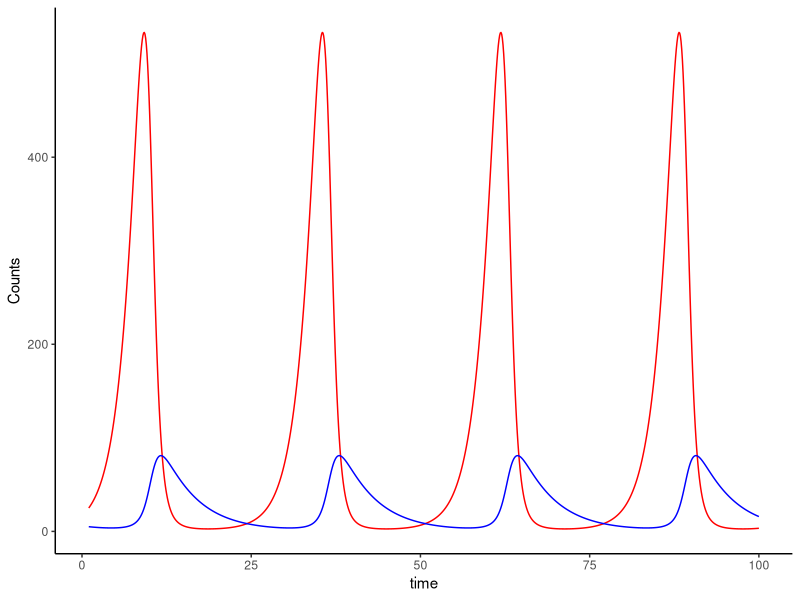
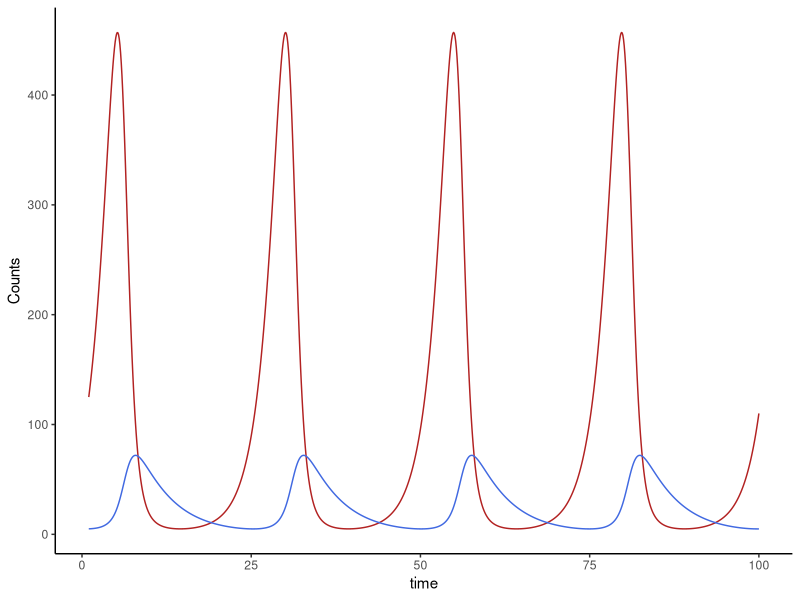
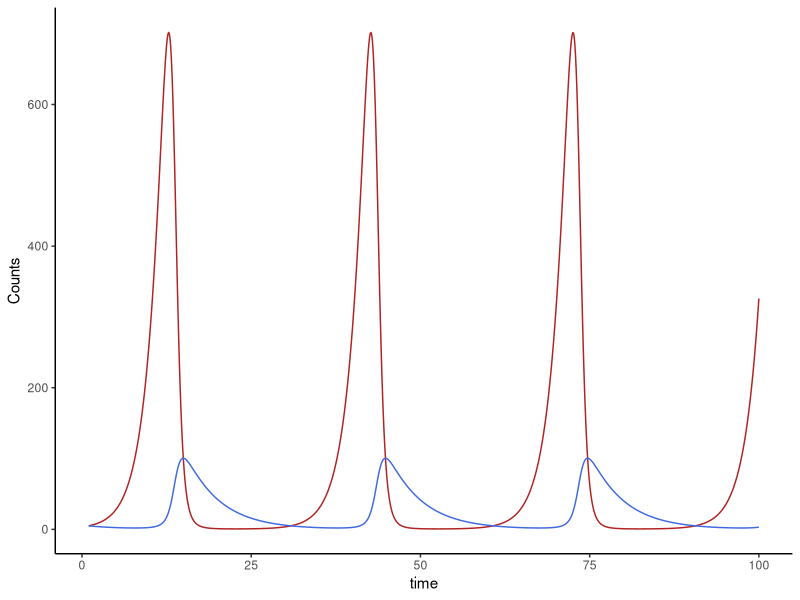
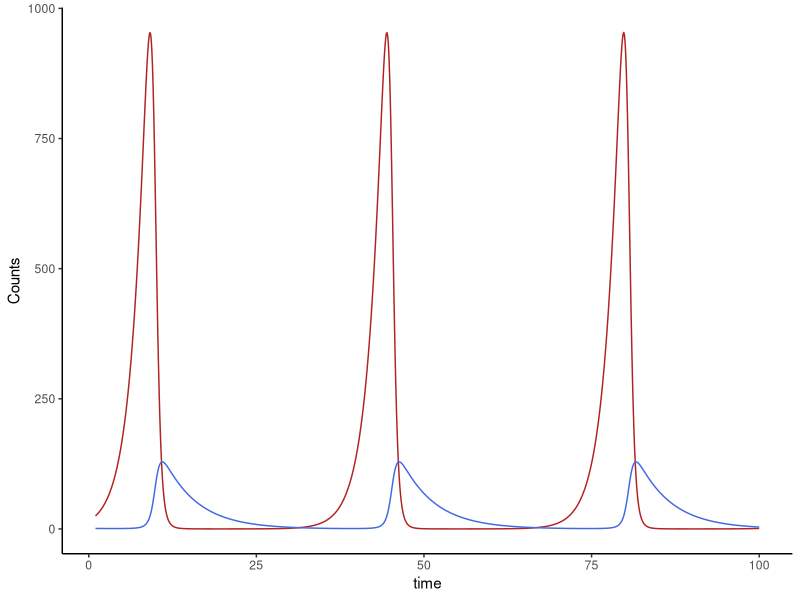
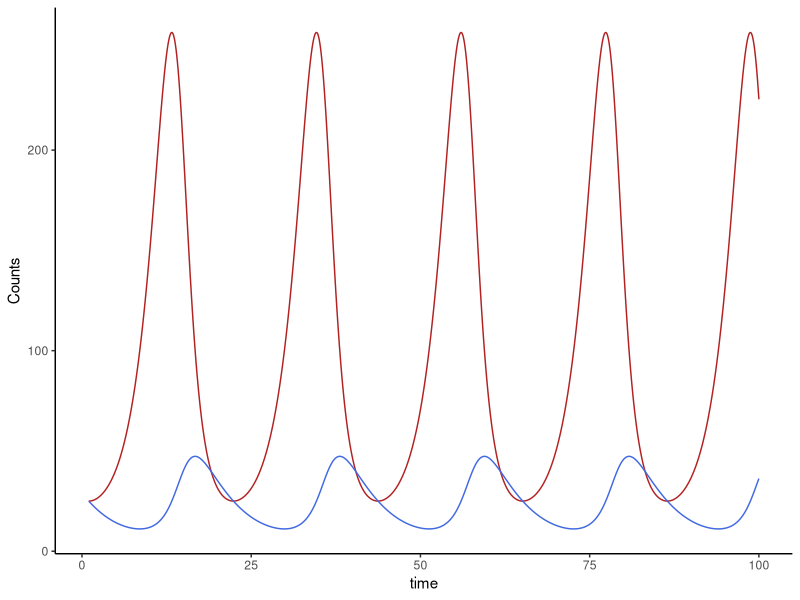
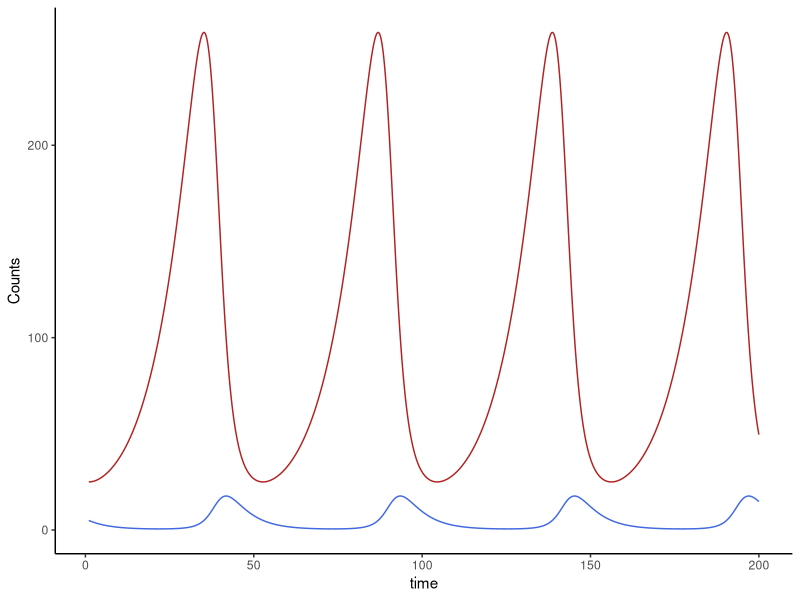
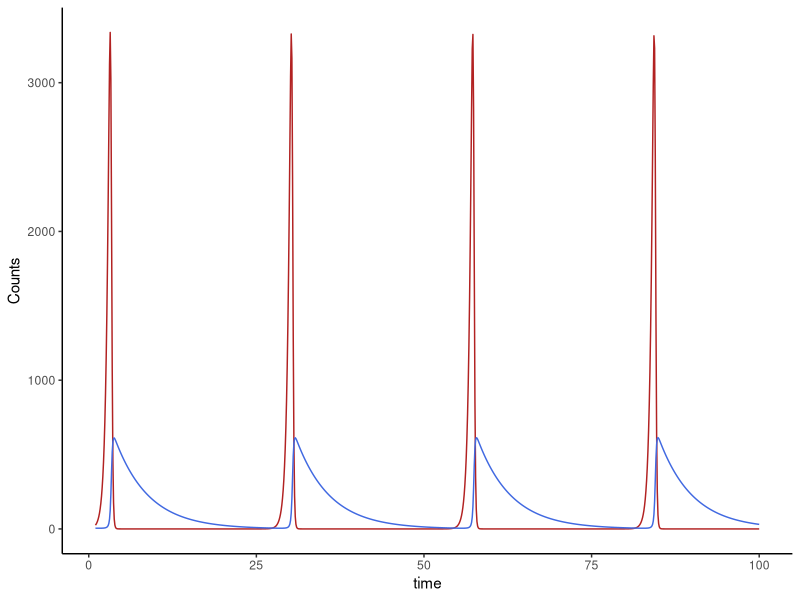
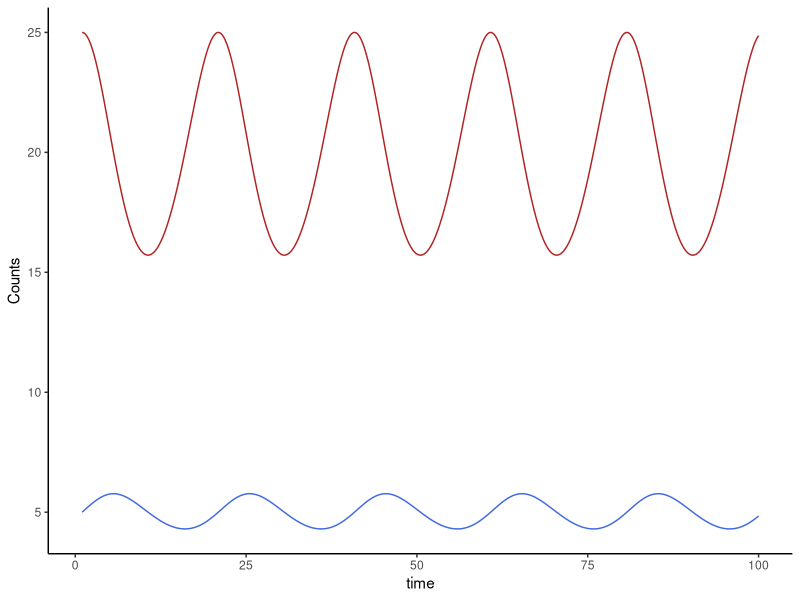

Write the R code that produced these figures, in order.
## ---- chunk 1

library(deSolve)
library(ggplot2)

predPreySim<-function(t,y,p){
  herbivore=y[1]
  carnivore=y[2]
  h_birthrate=p[1]
  c_attackrate=p[2]
  h_c_efficiency=p[3]
  c_death=p[4]
  dHerb_dt=(h_birthrate*herbivore)-(c_attackrate*carnivore*herbivore)
  dCarn_dt=(h_c_efficiency*c_attackrate*carnivore*herbivore)-(c_death*carnivore)
  return(list(c(dHerb_dt,dCarn_dt)))
}


y = c(25,5)
p = c(0.5,0.02,0.1,0.2)
times=seq(from=1,to=100,by=0.1)

modelSim=ode(y=y,times=times,func=predPreySim,parms=p)
colnames(modelSim)[2] <- "herbivore"
colnames(modelSim)[3] <- "predator"
modelSim2 <- as.data.frame(modelSim)
ggplot(data=modelSim2,aes(x=time)) + geom_line(aes(y=herbivore), colour="red") + geom_line(aes(y=predator),colour="blue")+theme_classic()+ylab("Counts")

## ---- chunk 2
summary(modelSim)
## ---- chunk 3
y = c(125,5)
p = c(0.5,0.02,0.1,0.2)
times=seq(from=1,to=100,by=0.1)

modelSim=ode(y=y,times=times,func=predPreySim,parms=p)
colnames(modelSim)[2] <- "herbivore"
colnames(modelSim)[3] <- "predator"
modelSim2 <- as.data.frame(modelSim)
ggplot(data=modelSim2) + geom_line(aes(x=time,y=herbivore),color="firebrick")+geom_line(aes(x=time,y=predator),color="royalblue")+theme_classic()+ylab("Counts")
## ---- chunk 4
summary(modelSim)
## ---- chunk 5
y = c(5,5)
p = c(0.5,0.02,0.1,0.2)
times=seq(from=1,to=100,by=0.1)

modelSim=ode(y=y,times=times,func=predPreySim,parms=p)
colnames(modelSim)[2] <- "herbivore"
colnames(modelSim)[3] <- "predator"
modelSim2 <- as.data.frame(modelSim)
ggplot(data=modelSim2) + geom_line(aes(x=time,y=herbivore),color="firebrick")+geom_line(aes(x=time,y=predator),color="royalblue")+theme_classic()+ylab("Counts")
## ---- chunk 6
summary(modelSim)
## ---- chunk 7
y = c(25,1)
p = c(0.5,0.02,0.1,0.2)
times=seq(from=1,to=100,by=0.1)

modelSim=ode(y=y,times=times,func=predPreySim,parms=p)
colnames(modelSim)[2] <- "herbivore"
colnames(modelSim)[3] <- "predator"
modelSim2 <- as.data.frame(modelSim)
ggplot(data=modelSim2) + geom_line(aes(x=time,y=herbivore),color="firebrick")+geom_line(aes(x=time,y=predator),color="royalblue")+theme_classic()+ylab("Counts")
## ---- chunk 8
summary(modelSim)
## ---- chunk 9
y = c(25,25)
p = c(0.5,0.02,0.1,0.2)
times=seq(from=1,to=100,by=0.1)

modelSim=ode(y=y,times=times,func=predPreySim,parms=p)
colnames(modelSim)[2] <- "herbivore"
colnames(modelSim)[3] <- "predator"
modelSim2 <- as.data.frame(modelSim)
ggplot(data=modelSim2) + geom_line(aes(x=time,y=herbivore),color="firebrick")+geom_line(aes(x=time,y=predator),color="royalblue")+theme_classic()+ylab("Counts")
## ---- chunk 10
summary(modelSim)
## ---- chunk 11
y = c(25,5)
p = c(0.1,0.02,0.1,0.2)
times=seq(from=1,to=200,by=0.1)

modelSim=ode(y=y,times=times,func=predPreySim,parms=p)
colnames(modelSim)[2] <- "herbivore"
colnames(modelSim)[3] <- "predator"
modelSim2 <- as.data.frame(modelSim)
ggplot(data=modelSim2) + geom_line(aes(x=time,y=herbivore),color="firebrick")+geom_line(aes(x=time,y=predator),color="royalblue")+theme_classic()+ylab("Counts")
## ---- chunk 12
summary(modelSim)
## ---- chunk 13
y = c(25,5)
p = c(2.5,0.02,0.1,0.2)
times=seq(from=1,to=100,by=0.1)

modelSim=ode(y=y,times=times,func=predPreySim,parms=p)
colnames(modelSim)[2] <- "herbivore"
colnames(modelSim)[3] <- "predator"
modelSim2 <- as.data.frame(modelSim)
ggplot(data=modelSim2) + geom_line(aes(x=time,y=herbivore),color="firebrick")+geom_line(aes(x=time,y=predator),color="royalblue")+theme_classic()+ylab("Counts")
## ---- chunk 14
summary(modelSim)
## ---- chunk 15
y = c(25,5)
p = c(0.5,0.1,0.1,0.2)
times=seq(from=1,to=100,by=0.1)

modelSim=ode(y=y,times=times,func=predPreySim,parms=p)
colnames(modelSim)[2] <- "herbivore"
colnames(modelSim)[3] <- "predator"
modelSim2 <- as.data.frame(modelSim)
ggplot(data=modelSim2) + geom_line(aes(x=time,y=herbivore),color="firebrick")+geom_line(aes(x=time,y=predator),color="royalblue")+theme_classic()+ylab("Counts")
## ---- chunk 16
summary(modelSim)
## ---- chunk 17
y = c(25,5)
p = c(0.5,0.004,0.1,0.2)
times=seq(from=1,to=100,by=0.1)

modelSim=ode(y=y,times=times,func=predPreySim,parms=p)
colnames(modelSim)[2] <- "herbivore"
colnames(modelSim)[3] <- "predator"
modelSim2 <- as.data.frame(modelSim)
ggplot(data=modelSim2) + geom_line(aes(x=time,y=herbivore),color="firebrick")+geom_line(aes(x=time,y=predator),color="royalblue")+theme_classic()+ylab("Counts")
## ---- chunk 18
summary(modelSim)
## ---- chunk 19
y = c(25,5)
p = c(0.5,0.02,0.5,0.2)
times=seq(from=1,to=100,by=0.1)

modelSim=ode(y=y,times=times,func=predPreySim,parms=p)
colnames(modelSim)[2] <- "herbivore"
colnames(modelSim)[3] <- "predator"
modelSim2 <- as.data.frame(modelSim)
ggplot(data=modelSim2) + geom_line(aes(x=time,y=herbivore),color="firebrick")+geom_line(aes(x=time,y=predator),color="royalblue")+theme_classic()+ylab("Counts")
## ---- chunk 20
summary(modelSim)
## ---- chunk 21
y = c(25,5)
p = c(0.5,0.02,0.02,0.2)
times=seq(from=1,to=100,by=0.1)

modelSim=ode(y=y,times=times,func=predPreySim,parms=p)
colnames(modelSim)[2] <- "herbivore"
colnames(modelSim)[3] <- "predator"
modelSim2 <- as.data.frame(modelSim)
ggplot(data=modelSim2) + geom_line(aes(x=time,y=herbivore),color="firebrick")+geom_line(aes(x=time,y=predator),color="royalblue")+theme_classic()+ylab("Counts")
## ---- chunk 22
summary(modelSim)
## ---- chunk 23
y = c(25,5)
p = c(0.5,0.02,0.1,1)
times=seq(from=1,to=100,by=0.1)

modelSim=ode(y=y,times=times,func=predPreySim,parms=p)
colnames(modelSim)[2] <- "herbivore"
colnames(modelSim)[3] <- "predator"
modelSim2 <- as.data.frame(modelSim)
ggplot(data=modelSim2) + geom_line(aes(x=time,y=herbivore),color="firebrick")+geom_line(aes(x=time,y=predator),color="royalblue")+theme_classic()+ylab("Counts")
## ---- chunk 24
summary(modelSim)
## ---- chunk 25
y = c(25,5)
p = c(0.5,0.02,0.1,0.02)
times=seq(from=1,to=1000,by=0.1)

modelSim=ode(y=y,times=times,func=predPreySim,parms=p)
colnames(modelSim)[2] <- "herbivore"
colnames(modelSim)[3] <- "predator"
modelSim2 <- as.data.frame(modelSim)

ggplot(data=modelSim2) + geom_line(aes(x=time,y=herbivore),color="firebrick")+geom_line(aes(x=time,y=predator),color="royalblue")+theme_classic()+ylab("Counts")
## ---- chunk 26
summary(modelSim)
